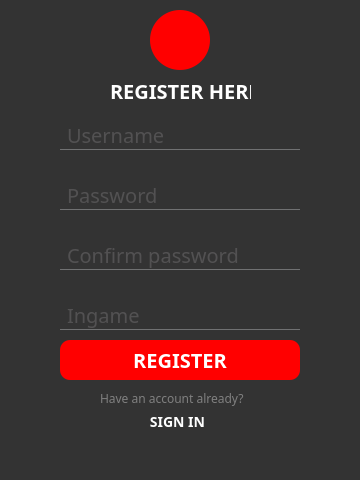
<?xml version="1.0" encoding="UTF-8"?>
<ui version="4.0">
 <class>registerform</class>
 <widget class="QWidget" name="registerform">
  <property name="geometry">
   <rect>
    <x>0</x>
    <y>0</y>
    <width>360</width>
    <height>480</height>
   </rect>
  </property>
  <property name="windowTitle">
   <string>Register</string>
  </property>
  <property name="styleSheet">
   <string notr="true">*{
	font-family: century gothic;
	font-size: 20px;
}

#loginform{
	background-image: url(:/bg-01.jpg);
 	border: none;
}

QFrame{
	background: #333;
 	border-radius: 10px;
}

#register_btn{
	background: red;
	color: white;
}

#register_btn:hover{
	background-color: #00FFFF;
	color: red;
	border: none;
	cursor: arrow- cursor;
}

QLineEdit{
	background: transparent;
	border: none;
	color: #717072;
	border-bottom: 1px solid #707172;
	border-radius: 0px;
}

#Back_btn{
	border: none;
	background: transparent;
	color: white;
}

#label_2{
	color: #808080;
	font-size:12px;
}

#Login{
	color: white;
	font-size: 14px;
	background: #333;
	border: none;
}

#forgot{
	font-size: 12px;
	color: white;
	background: transparent;
	border: none;
}

#img{
	background: transparent;
}

#show_password{
	background: transparent;
	border: none;
}

#show_confirm_password{
	background: transparent;
	border: none;
}

#warning_username, #warning_password, #warning_confirm_password{
	font-size: 9px;
	padding-left: 5px;
	color: red;
	font-weight: bold;
	text-align: left;
}

</string>
  </property>
  <widget class="QFrame" name="frame">
   <property name="geometry">
    <rect>
     <x>30</x>
     <y>40</y>
     <width>300</width>
     <height>400</height>
    </rect>
   </property>
   <property name="styleSheet">
    <string notr="true"/>
   </property>
   <property name="frameShape">
    <enum>QFrame::StyledPanel</enum>
   </property>
   <property name="frameShadow">
    <enum>QFrame::Raised</enum>
   </property>
   <widget class="QLabel" name="label">
    <property name="geometry">
     <rect>
      <x>80</x>
      <y>30</y>
      <width>141</width>
      <height>41</height>
     </rect>
    </property>
    <property name="font">
     <font>
      <family>century gothic</family>
      <pointsize>-1</pointsize>
      <bold>true</bold>
     </font>
    </property>
    <property name="styleSheet">
     <string notr="true">color: white;
text-align: center;
background: transparent;</string>
    </property>
    <property name="text">
     <string>REGISTER HERE</string>
    </property>
   </widget>
   <widget class="QPushButton" name="register_btn">
    <property name="geometry">
     <rect>
      <x>30</x>
      <y>300</y>
      <width>240</width>
      <height>40</height>
     </rect>
    </property>
    <property name="font">
     <font>
      <family>century gothic</family>
      <pointsize>-1</pointsize>
      <bold>true</bold>
     </font>
    </property>
    <property name="styleSheet">
     <string notr="true">border: none;
border-radius: 10px;</string>
    </property>
    <property name="text">
     <string>REGISTER</string>
    </property>
   </widget>
   <widget class="QLineEdit" name="username">
    <property name="geometry">
     <rect>
      <x>30</x>
      <y>80</y>
      <width>240</width>
      <height>30</height>
     </rect>
    </property>
    <property name="styleSheet">
     <string notr="true">padding-left: 5px;</string>
    </property>
    <property name="inputMask">
     <string/>
    </property>
    <property name="text">
     <string extracomment="Username"/>
    </property>
    <property name="cursorPosition">
     <number>0</number>
    </property>
    <property name="placeholderText">
     <string notr="true">Username</string>
    </property>
    <property name="clearButtonEnabled">
     <bool>true</bool>
    </property>
   </widget>
   <widget class="QLineEdit" name="password">
    <property name="geometry">
     <rect>
      <x>30</x>
      <y>140</y>
      <width>240</width>
      <height>30</height>
     </rect>
    </property>
    <property name="focusPolicy">
     <enum>Qt::StrongFocus</enum>
    </property>
    <property name="contextMenuPolicy">
     <enum>Qt::DefaultContextMenu</enum>
    </property>
    <property name="styleSheet">
     <string notr="true">padding-left: 5px;</string>
    </property>
    <property name="inputMethodHints">
     <set>Qt::ImhHiddenText|Qt::ImhNoAutoUppercase|Qt::ImhNoPredictiveText|Qt::ImhSensitiveData</set>
    </property>
    <property name="text">
     <string/>
    </property>
    <property name="frame">
     <bool>false</bool>
    </property>
    <property name="echoMode">
     <enum>QLineEdit::Password</enum>
    </property>
    <property name="placeholderText">
     <string>Password</string>
    </property>
    <property name="clearButtonEnabled">
     <bool>true</bool>
    </property>
   </widget>
   <widget class="QLabel" name="label_2">
    <property name="geometry">
     <rect>
      <x>70</x>
      <y>350</y>
      <width>161</width>
      <height>16</height>
     </rect>
    </property>
    <property name="text">
     <string>Have an account already?</string>
    </property>
   </widget>
   <widget class="QPushButton" name="Login">
    <property name="geometry">
     <rect>
      <x>110</x>
      <y>370</y>
      <width>75</width>
      <height>24</height>
     </rect>
    </property>
    <property name="font">
     <font>
      <family>century gothic</family>
      <pointsize>-1</pointsize>
      <bold>true</bold>
     </font>
    </property>
    <property name="text">
     <string>SIGN IN</string>
    </property>
   </widget>
   <widget class="QPushButton" name="show_password">
    <property name="geometry">
     <rect>
      <x>270</x>
      <y>140</y>
      <width>30</width>
      <height>30</height>
     </rect>
    </property>
    <property name="text">
     <string/>
    </property>
    <property name="icon">
     <iconset resource="Resource/user_icon.qrc">
      <normaloff>:/hide-password.svg</normaloff>:/hide-password.svg</iconset>
    </property>
   </widget>
   <widget class="QLineEdit" name="confirm_password">
    <property name="geometry">
     <rect>
      <x>30</x>
      <y>200</y>
      <width>240</width>
      <height>30</height>
     </rect>
    </property>
    <property name="focusPolicy">
     <enum>Qt::StrongFocus</enum>
    </property>
    <property name="contextMenuPolicy">
     <enum>Qt::DefaultContextMenu</enum>
    </property>
    <property name="styleSheet">
     <string notr="true">padding-left: 5px;</string>
    </property>
    <property name="inputMethodHints">
     <set>Qt::ImhHiddenText|Qt::ImhNoAutoUppercase|Qt::ImhNoPredictiveText|Qt::ImhSensitiveData</set>
    </property>
    <property name="text">
     <string/>
    </property>
    <property name="frame">
     <bool>false</bool>
    </property>
    <property name="echoMode">
     <enum>QLineEdit::Password</enum>
    </property>
    <property name="placeholderText">
     <string>Confirm password</string>
    </property>
    <property name="clearButtonEnabled">
     <bool>true</bool>
    </property>
   </widget>
   <widget class="QPushButton" name="show_confirm_password">
    <property name="geometry">
     <rect>
      <x>270</x>
      <y>200</y>
      <width>30</width>
      <height>30</height>
     </rect>
    </property>
    <property name="text">
     <string/>
    </property>
    <property name="icon">
     <iconset resource="Resource/user_icon.qrc">
      <normaloff>:/hide-password.svg</normaloff>:/hide-password.svg</iconset>
    </property>
   </widget>
   <widget class="QLabel" name="warning_username">
    <property name="geometry">
     <rect>
      <x>30</x>
      <y>110</y>
      <width>240</width>
      <height>20</height>
     </rect>
    </property>
    <property name="text">
     <string/>
    </property>
   </widget>
   <widget class="QLabel" name="warning_password">
    <property name="geometry">
     <rect>
      <x>30</x>
      <y>170</y>
      <width>240</width>
      <height>20</height>
     </rect>
    </property>
    <property name="text">
     <string/>
    </property>
   </widget>
   <widget class="QLabel" name="warning_confirm_password">
    <property name="geometry">
     <rect>
      <x>30</x>
      <y>230</y>
      <width>240</width>
      <height>20</height>
     </rect>
    </property>
    <property name="text">
     <string/>
    </property>
   </widget>
   <widget class="QLineEdit" name="ingame">
    <property name="geometry">
     <rect>
      <x>30</x>
      <y>260</y>
      <width>240</width>
      <height>30</height>
     </rect>
    </property>
    <property name="styleSheet">
     <string notr="true">padding-left: 5px;</string>
    </property>
    <property name="placeholderText">
     <string>Ingame</string>
    </property>
   </widget>
  </widget>
  <widget class="QPushButton" name="pushButton">
   <property name="geometry">
    <rect>
     <x>150</x>
     <y>10</y>
     <width>60</width>
     <height>60</height>
    </rect>
   </property>
   <property name="styleSheet">
    <string notr="true">background: transparent;
border-radius: 30px;
background: red;</string>
   </property>
   <property name="text">
    <string/>
   </property>
   <property name="icon">
    <iconset resource="Resource/user_icon.qrc">
     <normaloff>:/user-regular.svg</normaloff>:/user-regular.svg</iconset>
   </property>
   <property name="iconSize">
    <size>
     <width>30</width>
     <height>30</height>
    </size>
   </property>
  </widget>
  <widget class="QFrame" name="frame_2">
   <property name="geometry">
    <rect>
     <x>-51</x>
     <y>-21</y>
     <width>411</width>
     <height>511</height>
    </rect>
   </property>
   <property name="styleSheet">
    <string notr="true">background-image: url(:/bg-01.jpg);</string>
   </property>
   <property name="frameShape">
    <enum>QFrame::StyledPanel</enum>
   </property>
   <property name="frameShadow">
    <enum>QFrame::Raised</enum>
   </property>
   <widget class="QPushButton" name="Back_btn">
    <property name="geometry">
     <rect>
      <x>40</x>
      <y>30</y>
      <width>75</width>
      <height>24</height>
     </rect>
    </property>
    <property name="styleSheet">
     <string notr="true">border: none;
background: none;</string>
    </property>
    <property name="text">
     <string/>
    </property>
    <property name="icon">
     <iconset resource="Resource/user_icon.qrc">
      <normaloff>:/arrow-left-solid.svg</normaloff>:/arrow-left-solid.svg</iconset>
    </property>
    <property name="iconSize">
     <size>
      <width>30</width>
      <height>30</height>
     </size>
    </property>
   </widget>
  </widget>
  <zorder>frame_2</zorder>
  <zorder>frame</zorder>
  <zorder>pushButton</zorder>
 </widget>
 <resources>
  <include location="Resource/user_icon.qrc"/>
 </resources>
 <connections/>
</ui>
